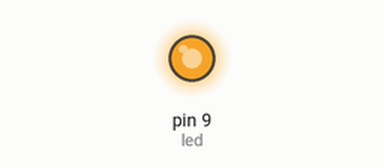
Simulated run of this sketch. Board: Arduino Uno, built with avr-gcc and run on an emulated ATmega328P. Shown: output pins drawn as LEDs (lit = HIGH).

Above: at 0.1 s.
Timing chart, 0 to 1.6 s (numbered marks = the images above):
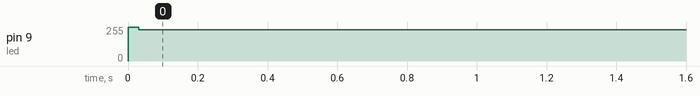

The sketch:

PWM_fibonacci_.ino
```cpp
int led=9;
int brightness=0;
int fadeamount=5;
int a=0;
int b=1;

void setup()
{
 pinMode(led,OUTPUT);

}

void loop() {

 analogWrite(led,a);
while(brightness<255)
{
  brightness=a+b;
  a=b;
  b=brightness;

  analogWrite(led,brightness);


 }


 delay(30);


}
```

Measured:
- by itself, pin 9 (led): 0/255 → 233/255 at 0.00 s
